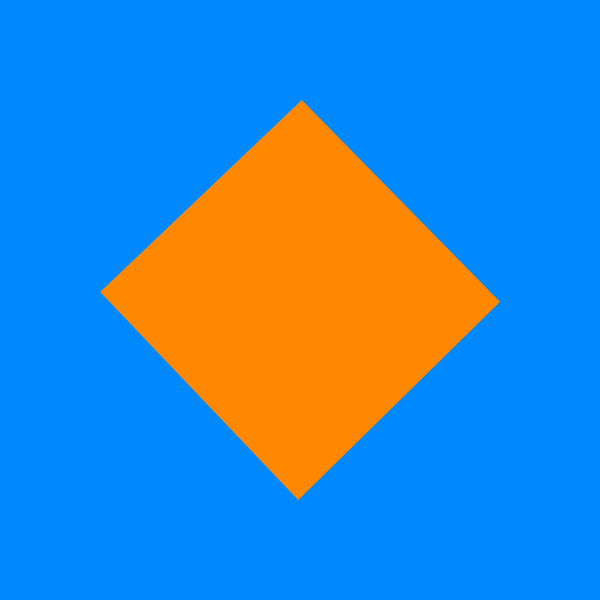
Frame 1 (no input)
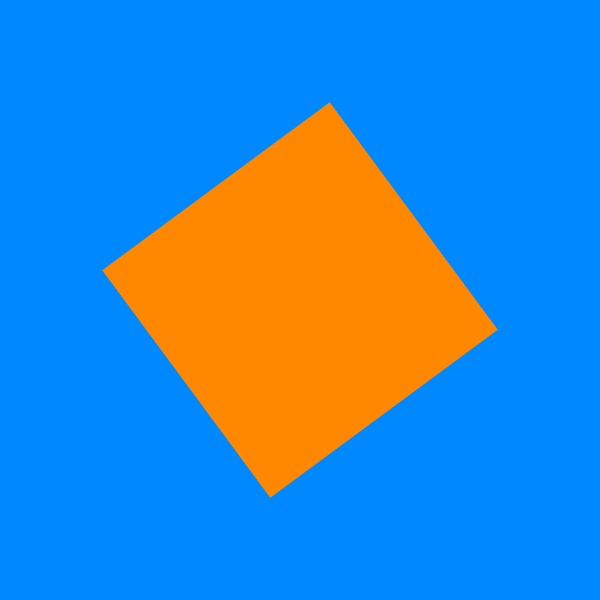
Frame 60 (the mouse pressed at the canvas centre just before this capture)
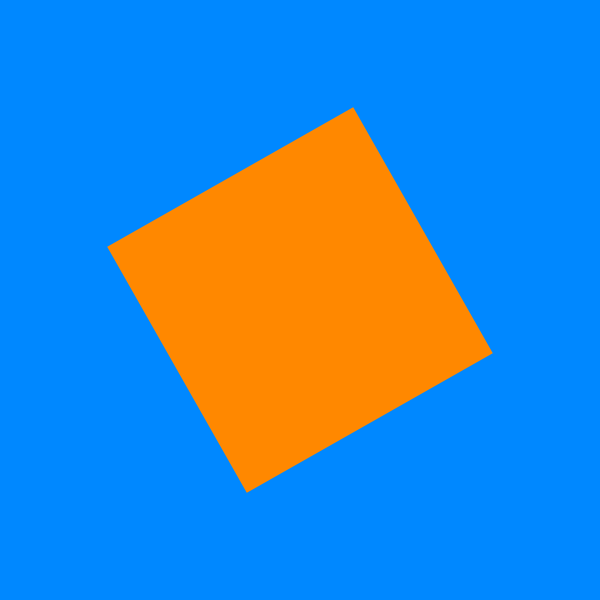
Frame 120 (the mouse held since frame 60 and released just before this capture)

The Processing sketch that drew these frames (run headless with seeded random() and noise(); from frame 60 on, the mouse is pressed at the canvas centre):

// Processing sketch: agregar
// ── agregar.pde
Forma f;

void setup() {
	size(600,600);
	f = new Forma(width/2, height/2, 400, 4);
}

void draw() {
	background(#0088FF);
	noStroke();
	fill(#FF8800);
	f.update();
}
void keyPressed(){
	if(key == 'a') f.agregar();
	if(key == 's') f.eliminar();
}

class Forma{
	ArrayList<Punto> puntos;
	float x, y, tam, ang; 
	int cant;
	Forma(float x, float y, float tam, int cant){
		this.x = x; 
		this.y = y; 
		this.tam = tam;
		this.cant = cant;
		ang = 0;
		puntos = new ArrayList<Punto>();
		float da = TWO_PI/cant;
		for (int i = 0; i < cant; ++i) {
			puntos.add(new Punto(x+cos(da*i)*tam/2, y+sin(da*i)*tam/2));		
		}
	}
	void update(){
		ang += 0.002;
		float da = TWO_PI/cant;
		for (int i = 0; i < cant; ++i) {
			Punto p = puntos.get(i);
			Punto a = new Punto(x+cos(da*i+ang)*tam/2, y+sin(da*i+ang)*tam/2);
			float ang1 = da*i+ang;
			float ang2 = atan2(p.y-a.y, p.x-a.x);
			float dif = (ang1-ang2)/200;
			p.x = x+cos(ang2+dif)*tam/2;
			p.y = y+sin(ang2+dif)*tam/2;
		}
		draw();
	}
	void draw(){
		beginShape();
		for(int i = 0; i < puntos.size(); i++){
			Punto p = puntos.get(i);
			vertex(p.x, p.y);
		}
		endShape(CLOSE);
	}
	void agregar(){
		int v = int(random(cant));
		Punto p = puntos.get(v);
		Punto n = new Punto(p.x, p.y);
		ang = atan2(p.y-y, p.x-x);
		puntos.add(v, n);
		cant = puntos.size();
	}
	void eliminar(){
		if(puntos.size() <= 3) return;
		puntos.remove(int(random(puntos.size())));
		cant = puntos.size();
	}
}

class Punto{
	boolean eliminar;
	float x, y;
	Punto(float x, float y){
		this.x = x; 
		this.y = y;
	}
}
